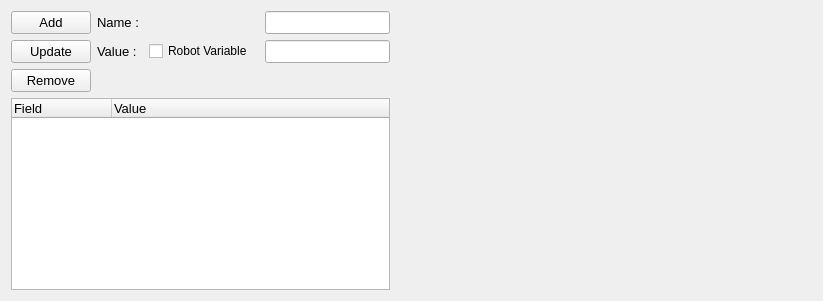
                          <widget class="QWidget" name="tab_28">
                           <attribute name="title">
                            <string>Dynamic Overwrite Data</string>
                           </attribute>
                           <layout class="QHBoxLayout" name="horizontalLayout_32">
                            <item>
                             <layout class="QGridLayout" name="gridLayout_47">
                              <item row="1" column="2">
                               <widget class="QCheckBox" name="checkBox_tc_dependency_dynamic_overwrite_robot_variable">
                                <property name="text">
                                 <string>Robot Variable</string>
                                </property>
                               </widget>
                              </item>
                              <item row="1" column="1">
                               <widget class="QLabel" name="label_127">
                                <property name="font">
                                 <font>
                                  <family>Segoe UI</family>
                                  <pointsize>10</pointsize>
                                 </font>
                                </property>
                                <property name="text">
                                 <string>Value : </string>
                                </property>
                               </widget>
                              </item>
                              <item row="0" column="1">
                               <widget class="QLabel" name="label_84">
                                <property name="font">
                                 <font>
                                  <family>Segoe UI</family>
                                  <pointsize>10</pointsize>
                                 </font>
                                </property>
                                <property name="text">
                                 <string>Name : </string>
                                </property>
                                <property name="alignment">
                                 <set>Qt::AlignLeading|Qt::AlignLeft|Qt::AlignVCenter</set>
                                </property>
                               </widget>
                              </item>
                              <item row="0" column="4">
                               <widget class="QLineEdit" name="textbox_tc_dependency_dynamic_overwrite_data_name">
                                <property name="font">
                                 <font>
                                  <family>Segoe UI</family>
                                  <pointsize>10</pointsize>
                                 </font>
                                </property>
                                <property name="toolTip">
                                 <string/>
                                </property>
                               </widget>
                              </item>
                              <item row="0" column="0">
                               <widget class="QPushButton" name="btn_tc_dependency_add_dynamic_overwrite_data">
                                <property name="font">
                                 <font>
                                  <family>Segoe UI</family>
                                  <pointsize>10</pointsize>
                                 </font>
                                </property>
                                <property name="text">
                                 <string>Add</string>
                                </property>
                               </widget>
                              </item>
                              <item row="1" column="4">
                               <widget class="QLineEdit" name="textbox_tc_dependency_dynamic_overwrite_data_value">
                                <property name="font">
                                 <font>
                                  <family>Segoe UI</family>
                                  <pointsize>10</pointsize>
                                 </font>
                                </property>
                                <property name="toolTip">
                                 <string/>
                                </property>
                               </widget>
                              </item>
                              <item row="3" column="0" colspan="5">
                               <widget class="QTreeWidget" name="table_tc_dependency_dynamic_overwrite_data">
                                <property name="sizePolicy">
                                 <sizepolicy hsizetype="Expanding" vsizetype="Expanding">
                                  <horstretch>0</horstretch>
                                  <verstretch>0</verstretch>
                                 </sizepolicy>
                                </property>
                                <property name="font">
                                 <font>
                                  <family>Segoe UI</family>
                                  <pointsize>10</pointsize>
                                 </font>
                                </property>
                                <property name="selectionMode">
                                 <enum>QAbstractItemView::ContiguousSelection</enum>
                                </property>
                                <column>
                                 <property name="text">
                                  <string>Field</string>
                                 </property>
                                </column>
                                <column>
                                 <property name="text">
                                  <string>Value</string>
                                 </property>
                                </column>
                               </widget>
                              </item>
                              <item row="2" column="0">
                               <widget class="QPushButton" name="btn_tc_dependency_remove_dynamic_overwrite_data">
                                <property name="font">
                                 <font>
                                  <family>Segoe UI</family>
                                  <pointsize>10</pointsize>
                                 </font>
                                </property>
                                <property name="text">
                                 <string>Remove</string>
                                </property>
                               </widget>
                              </item>
                              <item row="1" column="0">
                               <widget class="QPushButton" name="btn_tc_dependency_update_dynamic_overwrite_data">
                                <property name="font">
                                 <font>
                                  <family>Segoe UI</family>
                                  <pointsize>10</pointsize>
                                 </font>
                                </property>
                                <property name="text">
                                 <string>Update</string>
                                </property>
                               </widget>
                              </item>
                             </layout>
                            </item>
                            <item>
                             <spacer name="horizontalSpacer_5">
                              <property name="orientation">
                               <enum>Qt::Horizontal</enum>
                              </property>
                              <property name="sizeHint" stdset="0">
                               <size>
                                <width>422</width>
                                <height>20</height>
                               </size>
                              </property>
                             </spacer>
                            </item>
                           </layout>
                          </widget>
